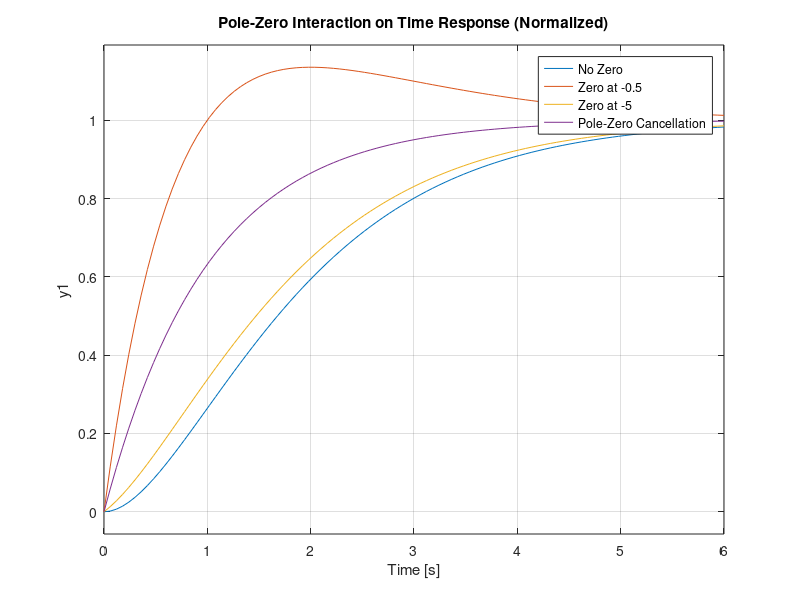

The MATLAB source for this figure:
clc
clear
close all

s = tf('s');

%% Base System
G1 = 1/(s+1)^2;

%% Zero at -0.5 (normalized)
G2 = (s+0.5)/(s+1)^2 * (1/0.5);

%% Zero at -5 (normalized)
G3 = (s+5)/(s+1)^2 * (1/5);

%% Pole-Zero Cancellation (already unity gain)
G4 = (s+1)/(s+1)^2;

figure
step(G1, G2, G3, G4)
grid on
legend('No Zero','Zero at -0.5','Zero at -5','Pole-Zero Cancellation')
title('Pole-Zero Interaction on Time Response (Normalized)')
